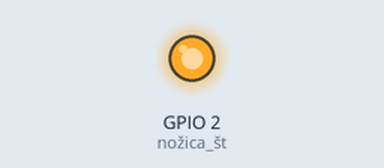
The program below on a simulated ESP32. On the bench: output pins drawn as LEDs (lit = HIGH). What the program prints to the serial monitor is not drawn.

Above: at 0.1 s.
At 1.6 s:
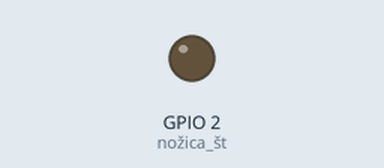
Timing chart, 0 to 3.1 s (numbered marks = the images above):
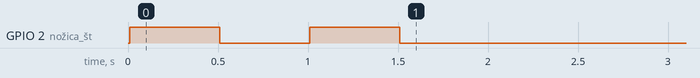

The program:

main.cpp
```cpp
#include <Arduino.h>
#include "WiFi.h"
#include "WebServer.h"
#include <WiFiAP.h>


const char* ssid = "esp32_admin";
const char* password = "12345678";

// port 80 je prednastavljen
WebServer server(80);


// vsebina html strani ki se bo posredovala iz našega esp32 spletnega strežnika na brskalnik klienta, tu lahko dodamo tudi css
//naša spletna stran bo spramvljena v spremenljivki html tipa string

String HTML = "<!DOCTYPE html>\n\
<html lang='sl'>\n\
<head>\n\
    <meta charset='UTF-8'>\n\
    <meta name='viewport' content='width=device-width, initial-scale=1.0'>\n\
    <title>esp32</title>\n\
</head>\n\
<body>\n\
    <h1>Pozdravljen svet iz esp32! čšž-ji delujejo!</h1>\n\
</body>\n\
</html>";

// tu določimo kaj se dogodi, če uporabnik  vpiše
// korenski ("root" naslov našega strežnika na esp32 modul
//napr. http://192.168.88.98)
void handle_root(){
  server.send(200, "text/html; charset=utf-8", HTML);
}

void setup() {
  // put your setup code here, to run once:
  // tu zapišemo kodo, ki se izvede le enkrat - nastavitve

  Serial.begin(115200);


  //vzpostavitev programske dostopne točke - "Soft Access Point" AP
  //software enabled access point - npr. računalnik, ki ni bil zasnovan kot dostopna točka postane z ustreznim programom dostopna točka
  WiFi.softAP(ssid,password);


//izpišemo IP naslov
    Serial.println("Vzpostavitev programske dostopne točke na esp32 modulu je uspela!");
    Serial.print("IP naslov esp32 dostopne točke je: ");
    Serial.println(WiFi.softAPIP());

    server.on("/", handle_root); // ko vpišemo v brskalnik http://192.168.88.98/ + enter strežnik to zazna kot "request" in na ta "reqest" (zahtevo)n sproži funkcijo handle_root, ki posreduje "resoinse (odgovor) oz. server. send (200; "text/html"; "Pozdrav");;"
    server.begin(); // zažene strežnik

    Serial.print("HTTP strežnik je zagnan, vpišite IP naslov v brskalnik: ");
    Serial.println(WiFi.softAPIP());


    // del, ki služi kot indikator, da je koda prenesena na modul
    pinMode(2, OUTPUT);          // nožica št. 2 bo delovala kot izhod
    digitalWrite(2, HIGH);       // LED zasveti
    delay(500);                  // zakasnitev 500 ms
    digitalWrite(2, LOW);        // LED ugasne
    delay(500);                  // zakasnitev 500 ms
    digitalWrite(2, HIGH);       // LED zasveti
    delay(500);                  // zakasnitev 500 ms
    digitalWrite(2, LOW);        // LED ugasne
}

void loop() {
  // put your main code here, to run repeatedly:
  // tu zapišemo kodo, ki se ponavljajoče izvaja
  server.handleClient(); // sprejema prisotnost klientov in posluša njihove html zahteve("request")
}
```
